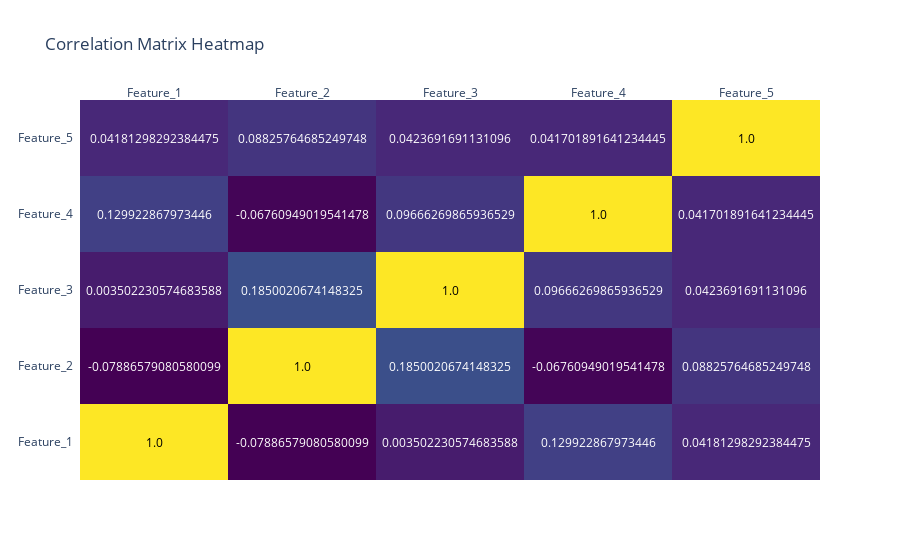

Notebook cell for this chart:
### Code cell
# Create a sample dataset
data = {
    'Feature_1': np.random.rand(100),  # Random numbers between 0 and 1
    'Feature_2': np.random.rand(100) * 2,  # Random numbers between 0 and 2
    'Feature_3': np.random.rand(100) * 3,  # Random numbers between 0 and 3
    'Feature_4': np.random.rand(100) * 10,  # Random numbers between 0 and 10
    'Feature_5': np.random.rand(100) * 5,  # Random numbers between 0 and 5
}

# Convert to DataFrame
df = pd.DataFrame(data)

# Calculate the correlation matrix
correlation_matrix = df.corr()

# Create the heatmap
fig = ff.create_annotated_heatmap(
    z=correlation_matrix.values,
    x=correlation_matrix.columns.tolist(),
    y=correlation_matrix.index.tolist(),
    colorscale='Viridis',
    colorbar=dict(title='Correlation Coefficient'),
)

# Update layout and show the plot
fig.update_layout(title='Correlation Matrix Heatmap')
fig.show()

### Figure 1 — Plotly figure (JSON) as saved in the notebook; plotly's stock layout.template omitted (floating-point values rounded to 4 significant figures)
{"data": [{"colorbar": {"title": {"text": "Correlation Coefficient"}}, "colorscale": [[0, "#440154"], [0.1111, "#482878"], [0.2222, "#3e4989"], [0.3333, "#31688e"], [0.4444, "#26828e"], [0.5556, "#1f9e89"], [0.6667, "#35b779"], [0.7778, "#6ece58"], [0.8889, "#b5de2b"], [1, "#fde725"]], "reversescale": false, "showscale": false, "type": "heatmap", "x": ["Feature_1", "Feature_2", "Feature_3", "Feature_4", "Feature_5"], "y": ["Feature_1", "Feature_2", "Feature_3", "Feature_4", "Feature_5"], "z": [[1, -0.07887, 0.003502, 0.1299, 0.04181], [-0.07887, 1, 0.185, -0.06761, 0.08826], [0.003502, 0.185, 1, 0.09666, 0.04237], [0.1299, -0.06761, 0.09666, 1, 0.0417], [0.04181, 0.08826, 0.04237, 0.0417, 1]]}], "layout": {"annotations": [{"font": {"color": "#000000"}, "showarrow": false, "text": "1.0", "x": "Feature_1", "xref": "x", "y": "Feature_1", "yref": "y"}, {"font": {"color": "#FFFFFF"}, "showarrow": false, "text": "-0.07886579080580099", "x": "Feature_2", "xref": "x", "y": "Feature_1", "yref": "y"}, {"font": {"color": "#FFFFFF"}, "showarrow": false, "text": "0.003502230574683588", "x": "Feature_3", "xref": "x", "y": "Feature_1", "yref": "y"}, {"font": {"color": "#FFFFFF"}, "showarrow": false, "text": "0.129922867973446", "x": "Feature_4", "xref": "x", "y": "Feature_1", "yref": "y"}, {"font": {"color": "#FFFFFF"}, "showarrow": false, "text": "0.04181298292384475", "x": "Feature_5", "xref": "x", "y": "Feature_1", "yref": "y"}, {"font": {"color": "#FFFFFF"}, "showarrow": false, "text": "-0.07886579080580099", "x": "Feature_1", "xref": "x", "y": "Feature_2", "yref": "y"}, {"font": {"color": "#000000"}, "showarrow": false, "text": "1.0", "x": "Feature_2", "xref": "x", "y": "Feature_2", "yref": "y"}, {"font": {"color": "#FFFFFF"}, "showarrow": false, "text": "0.1850020674148325", "x": "Feature_3", "xref": "x", "y": "Feature_2", "yref": "y"}, {"font": {"color": "#FFFFFF"}, "showarrow": false, "text": "-0.06760949019541478", "x": "Feature_4", "xref": "x", "y": "Feature_2", "yref": "y"}, {"font": {"color": "#FFFFFF"}, "showarrow": false, "text": "0.08825764685249748", "x": "Feature_5", "xref": "x", "y": "Feature_2", "yref": "y"}, {"font": {"color": "#FFFFFF"}, "showarrow": false, "text": "0.003502230574683588", "x": "Feature_1", "xref": "x", "y": "Feature_3", "yref": "y"}, {"font": {"color": "#FFFFFF"}, "showarrow": false, "text": "0.1850020674148325", "x": "Feature_2", "xref": "x", "y": "Feature_3", "yref": "y"}, {"font": {"color": "#000000"}, "showarrow": false, "text": "1.0", "x": "Feature_3", "xref": "x", "y": "Feature_3", "yref": "y"}, {"font": {"color": "#FFFFFF"}, "showarrow": false, "text": "0.09666269865936529", "x": "Feature_4", "xref": "x", "y": "Feature_3", "yref": "y"}, {"font": {"color": "#FFFFFF"}, "showarrow": false, "text": "0.0423691691131096", "x": "Feature_5", "xref": "x", "y": "Feature_3", "yref": "y"}, {"font": {"color": "#FFFFFF"}, "showarrow": false, "text": "0.129922867973446", "x": "Feature_1", "xref": "x", "y": "Feature_4", "yref": "y"}, {"font": {"color": "#FFFFFF"}, "showarrow": false, "text": "-0.06760949019541478", "x": "Feature_2", "xref": "x", "y": "Feature_4", "yref": "y"}, {"font": {"color": "#FFFFFF"}, "showarrow": false, "text": "0.09666269865936529", "x": "Feature_3", "xref": "x", "y": "Feature_4", "yref": "y"}, {"font": {"color": "#000000"}, "showarrow": false, "text": "1.0", "x": "Feature_4", "xref": "x", "y": "Feature_4", "yref": "y"}, {"font": {"color": "#FFFFFF"}, "showarrow": false, "text": "0.041701891641234445", "x": "Feature_5", "xref": "x", "y": "Feature_4", "yref": "y"}, {"font": {"color": "#FFFFFF"}, "showarrow": false, "text": "0.04181298292384475", "x": "Feature_1", "xref": "x", "y": "Feature_5", "yref": "y"}, {"font": {"color": "#FFFFFF"}, "showarrow": false, "text": "0.08825764685249748", "x": "Feature_2", "xref": "x", "y": "Feature_5", "yref": "y"}, {"font": {"color": "#FFFFFF"}, "showarrow": false, "text": "0.0423691691131096", "x": "Feature_3", "xref": "x", "y": "Feature_5", "yref": "y"}, {"font": {"color": "#FFFFFF"}, "showarrow": false, "text": "0.041701891641234445", "x": "Feature_4", "xref": "x", "y": "Feature_5", "yref": "y"}, {"font": {"color": "#000000"}, "showarrow": false, "text": "1.0", "x": "Feature_5", "xref": "x", "y": "Feature_5", "yref": "y"}], "autosize": true, "title": {"text": "Correlation Matrix Heatmap"}, "xaxis": {"autorange": true, "dtick": 1, "gridcolor": "rgb(0, 0, 0)", "range": [-0.5, 4.5], "side": "top", "ticks": "", "type": "category"}, "yaxis": {"autorange": true, "dtick": 1, "range": [-0.5, 4.5], "ticks": "", "ticksuffix": "  ", "type": "category"}}}
